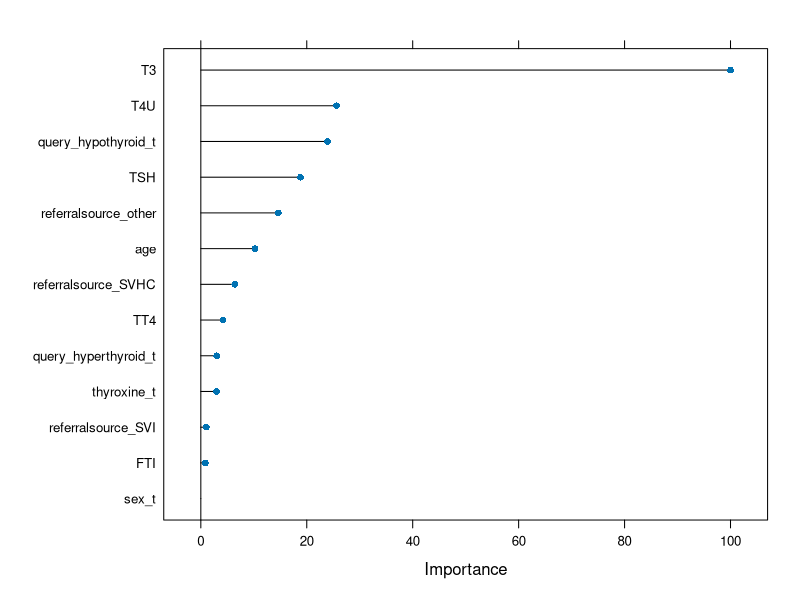
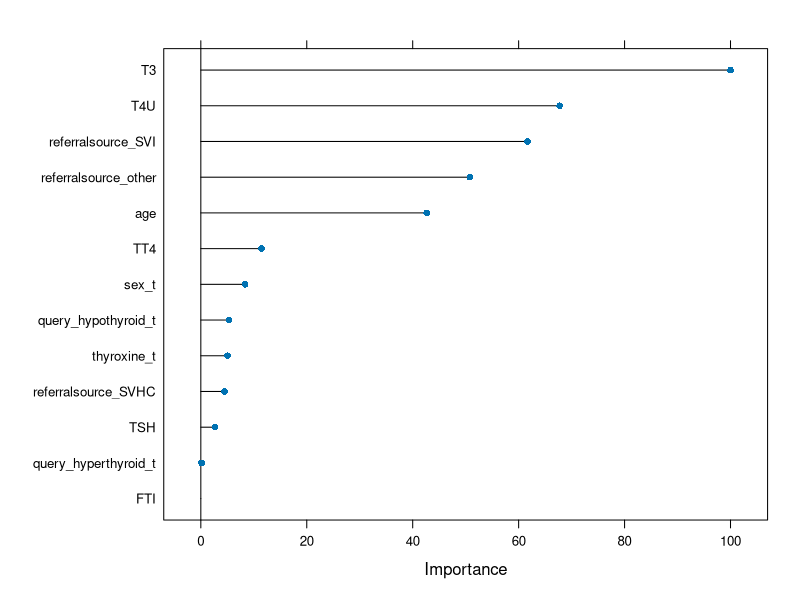

R code for these plots, in order: (Note: this script raises an error after producing the figures.)
## ---- chunk 1
knitr::opts_chunk$set(echo = FALSE)
knitr::opts_chunk$set(warning = FALSE)
knitr::opts_chunk$set(prompt = FALSE)
knitr::opts_chunk$set(error = FALSE)
knitr::opts_chunk$set(message = FALSE)
knitr::opts_chunk$set(cache = FALSE)
knitr::opts_chunk$set(fig.width = 10)
knitr::opts_chunk$set(fig.height = 4)
knitr::opts_knit$set(root.dir = 'C:/Users/Documents/R/Project')
knitr::opts_chunk$set(comment = NA)
## ---- chunk 2
list.packages = c("elasticnet", "lars", "MASS", "pls", "ggplot2", "mlbench", "lattice", "car", "knitr", "caret", "e1071", "DT", "gplots", "ROCR", "klaR", "corrplot", "AppliedPredictiveModeling", "data.table", "kableExtra", "VIM", "Amelia", "earth", "kernlab", "nnet", "mlbench", "plotmo", 'pROC')
list.packages = unique(list.packages)
install.pack = list.packages %in% installed.packages()
if(length(list.packages[!install.pack]) > 0) 
  install.p = install.packages(list.packages[!install.pack])
lapply(list.packages, require, character.only=TRUE)
rm(list.packages, install.pack)
## ---- chunk 3
sick = read.csv('sick_final_.txt')
y = sick['class_sick']$class_sick
y = as.character(y)
y[y==1] = "Yes"
y[y==0] = "No"
y = factor(y, levels=c("Yes","No"))
data = sick[, -grep('class_sick', colnames(sick))]
train_ind = createDataPartition(y, p=0.8, list=F)
## ---- chunk 4
ctrl = trainControl(method="LGOCV", summaryFunction=defaultSummary, classProbs=TRUE,
                     savePredictions=TRUE, number=5)
zeroVar = nearZeroVar(data)
length(zeroVar)
data = data[ , -zeroVar]
train = data[train_ind, ]
test = data[-train_ind, ]
y_train = y[train_ind]
y_test = y[-train_ind]
## ---- chunk 5
rm(my_model, my_Roc, y_pred, my_Roc_test, y_pr)
cat('#### LR ####')
set.seed(1)
my_model <- train(train, y=y_train, method="glm", metric="Kappa", trControl=ctrl)
my_model
confusionMatrix(data=my_model$pred$pred, reference=my_model$pred$obs)
important_var <- caret::varImp(my_model) 
important_var
plot(important_var)

#prediction
cat('Summary Analysis of - Testing')
y_pr = predict(my_model, newdata=test)
confusionMatrix(data=y_pr, reference=y_test)
## ---- chunk 6
rm(my_model, my_Roc, y_pred, my_Roc_test, y_pr)
cat('#### Linear DA ####')
set.seed(1)
my_model <- train(train, y=y_train, method="lda", metric="Kappa", trControl=ctrl, preProc=c('center', 'scale'))
my_model
confusionMatrix(data=my_model$pred$pred, reference=my_model$pred$obs)
#plot(my_model)
important_var <- caret::varImp(my_model) 
important_var
plot(important_var)

#prediction
cat('Summary Analysis of - Testing')
y_pr = predict(my_model, newdata=test)
confusionMatrix(data=y_pr, reference=y_test)
## ---- chunk 7
rm(my_model, my_Roc, y_pred, my_Roc_test, y_pr)
cat('#### Partial LSDA ####')
set.seed(1)
glmnGrid = expand.grid(.ncomp = 1:dim(train)[2])
my_model <- train(train, y=y_train, method="pls", metric="Kappa", trControl=ctrl, preProc=c('center', 'scale'), tuneGrid = glmnGrid)
my_model
plot(my_model)
confusionMatrix(data=my_model$pred$pred, reference=my_model$pred$obs)
important_var <- caret::varImp(my_model) 
important_var
plot(important_var)

#prediction
cat('Summary Analysis of - Testing')
y_pr = predict(my_model, newdata=test)
confusionMatrix(data=y_pr, reference=y_test)
## ---- chunk 8
rm(my_model, my_Roc, y_pred, my_Roc_test, y_pr)
cat('#### Penalized my_model ####')
set.seed(1)
glmnGrid <- expand.grid(.alpha = seq(0, 1, length = 10), .lambda = seq(.01, .5, length = 10))
my_model <- train(train, y=y_train, method="glmnet", metric="Kappa", trControl=ctrl, preProc=c('center', 'scale'),             tuneGrid = glmnGrid)
my_model
plot(my_model)
confusionMatrix(data=my_model$pred$pred, reference=my_model$pred$obs)
important_var <- caret::varImp(my_model) 
important_var
plot(important_var)

#prediction
cat('Summary Analysis of - Testing')
y_pr = predict(my_model, newdata=test)
confusionMatrix(data=y_pr, reference=y_test)
## ---- chunk 9
rm(my_model, my_Roc, y_pred, my_Roc_test, y_pr)
cat('#### Nearest Shrunken Centroid ####')
set.seed(1234)
glmnGrid <- data.frame(.threshold = seq(0, 5, by=0.2))
my_model <- train(train, y=y_train, method="pam", metric="Kappa", trControl=ctrl, preProc=c('center', 'scale'),             tuneGrid = glmnGrid)
my_model
plot(my_model)
confusionMatrix(data=my_model$pred$pred, reference=my_model$pred$obs)
important_var <- caret::varImp(my_model) 
important_var
plot(important_var)

#prediction
cat('Summary Analysis of - Testing')
y_pr = predict(my_model, newdata=test)
confusionMatrix(data=y_pr, reference=y_test)
